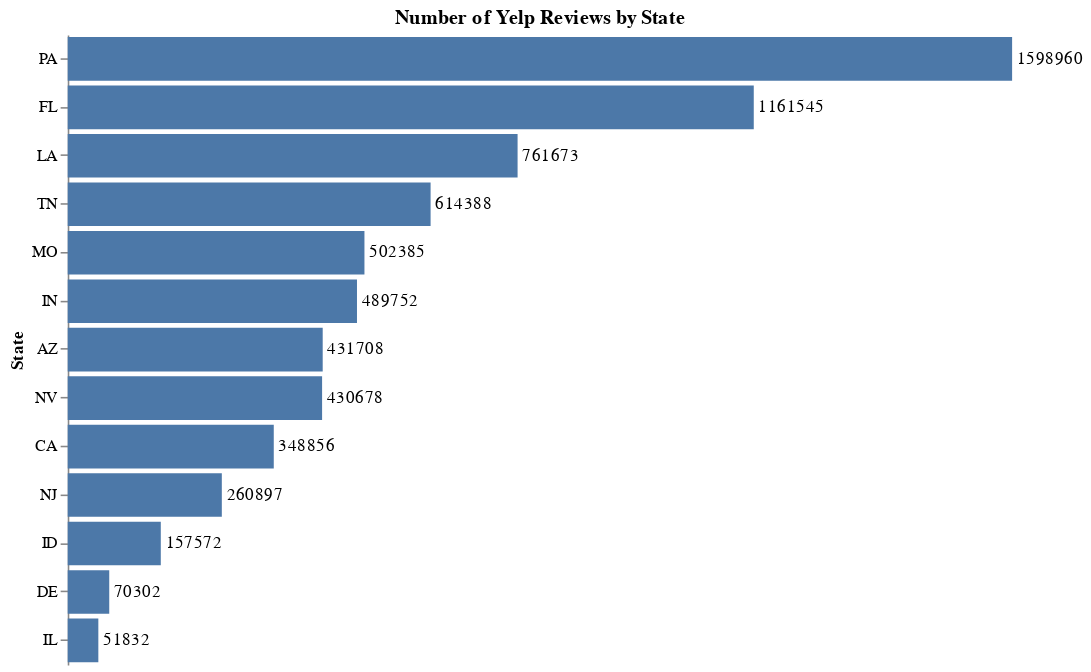

Notebook code cell kept with this figure:
### Code cell
# State Bar Chart
stateBars = alt.Chart(state_counts).mark_bar().encode(
    y=alt.Y("state:N", title="State", sort="-x"),
    x=alt.X("review_count:Q", axis=None), 
)

# Labels for Review Counts
stateLabels = alt.Chart(state_counts).mark_text(
    align='left',
    baseline='middle',
    dx=3
).encode(
    y=alt.Y("state:N", sort="-x"),
    x=alt.X("review_count:Q"),
    text=alt.Text("review_count:Q")
)

# Combine State Bar Chart & Labels
stateReviewBar = (stateBars + stateLabels).configure_view(
    stroke=None
).properties(
    title="Number of Yelp Reviews by State",
    width=600,
    height=400
)

stateReviewBar

### Figure 1 — Vega-Lite specification as saved in the notebook (floating-point values rounded to 4 significant figures)
{"config": {"view": {"continuousWidth": 300, "continuousHeight": 300, "stroke": null}}, "layer": [{"mark": {"type": "bar"}, "encoding": {"x": {"axis": null, "field": "review_count", "type": "quantitative"}, "y": {"field": "state", "sort": "-x", "title": "State", "type": "nominal"}}}, {"mark": {"type": "text", "align": "left", "baseline": "middle", "dx": 3}, "encoding": {"text": {"field": "review_count", "type": "quantitative"}, "x": {"field": "review_count", "type": "quantitative"}, "y": {"field": "state", "sort": "-x", "type": "nominal"}}}], "data": {"name": "data-b6612ac0d2d39ef7f137f3ad8f09086d"}, "height": 400, "title": "Number of Yelp Reviews by State", "width": 600, "$schema": "https://vega.github.io/schema/vega-lite/v5.20.1.json", "datasets": {"data-b6612ac0d2d39ef7f137f3ad8f09086d": [{"state": "PA", "review_count": 1598960}, {"state": "FL", "review_count": 1161545}, {"state": "LA", "review_count": 761673}, {"state": "TN", "review_count": 614388}, {"state": "MO", "review_count": 502385}, {"state": "IN", "review_count": 489752}, {"state": "AZ", "review_count": 431708}, {"state": "NV", "review_count": 430678}, {"state": "CA", "review_count": 348856}, {"state": "NJ", "review_count": 260897}, {"state": "ID", "review_count": 157572}, {"state": "DE", "review_count": 70302}, {"state": "IL", "review_count": 51832}]}}
